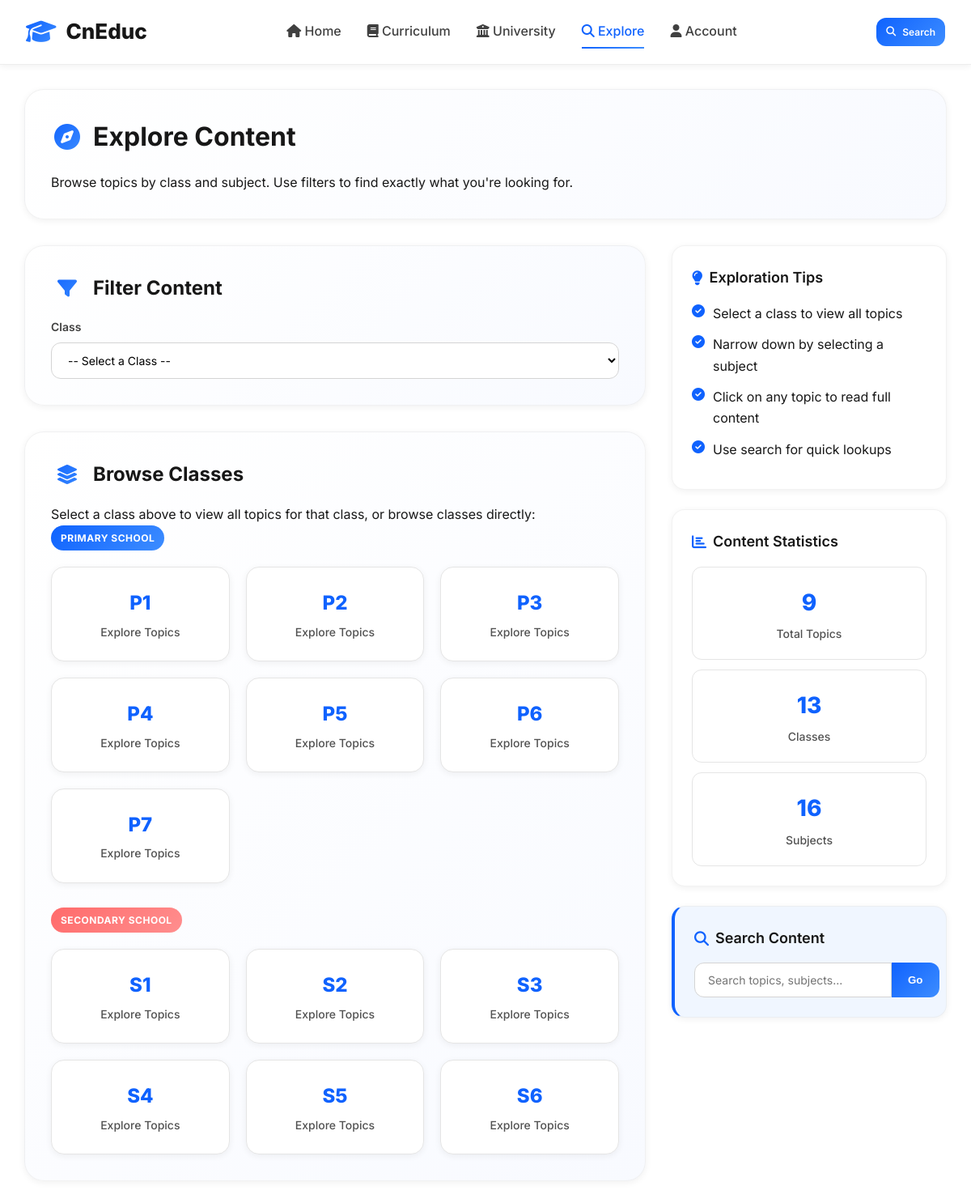
Screenshot of /explore.php with the database file from the repository.
### tables this page shows
CREATE TABLE IF NOT EXISTS `classes` (
  `id` INT AUTO_INCREMENT PRIMARY KEY,
  `level_id` INT NOT NULL,
  `name` VARCHAR(50) NOT NULL,
  `description` TEXT,
  `position` INT DEFAULT 0,
  FOREIGN KEY (`level_id`) REFERENCES `levels`(`id`) ON DELETE CASCADE,
  UNIQUE KEY `level_class` (`level_id`, `name`)
);

### includes/functions.php (called while the page is built, shortened)
<?php
require_once __DIR__ . '/db.php';
function get_classes_by_level($level_id) {
    global $mysqli;
    $level_id = (int)$level_id;
    $res = $mysqli->query("SELECT * FROM classes WHERE level_id = $level_id ORDER BY position, id");
    return $res ? $res->fetch_all(MYSQLI_ASSOC) : [];
}
function get_subjects_by_class($class_id) {
    global $mysqli;
    $class_id = (int)$class_id;
    $res = $mysqli->query("SELECT * FROM subjects WHERE class_id = $class_id ORDER BY position, id");
    return $res ? $res->fetch_all(MYSQLI_ASSOC) : [];
}
function get_topics_by_subject($subject_id) {
    global $mysqli;
    $subject_id = (int)$subject_id;
    $res = $mysqli->query("SELECT * FROM topics WHERE subject_id = $subject_id ORDER BY position, id");
    return $res ? $res->fetch_all(MYSQLI_ASSOC) : [];
}

### explore.php (the view, shortened to what this page needs)
<?php
require_once __DIR__ . '/includes/functions.php';
$filter_class = isset($_GET['class_id']) ? (int)$_GET['class_id'] : 0;
$all_classes = [];
$primary_classes = [];
$secondary_classes = [];
$primary_level_classes = get_classes_by_level(1);
if ($primary_level_classes) {
    $primary_classes = $primary_level_classes;
    $all_classes = array_merge($all_classes, $primary_classes);
}
$secondary_level_classes = get_classes_by_level(2);
if ($secondary_level_classes) {
    $secondary_classes = $secondary_level_classes;
    $all_classes = array_merge($all_classes, $secondary_classes);
}
$topics = [];
if (!$topics) {
    $topics = [];
}
?>
<!DOCTYPE html>
<html lang="en">
<head>
    <link rel="stylesheet" href="https://cdnjs.cloudflare.com/ajax/libs/font-awesome/6.4.0/css/all.min.css">
</head>
<body>
    <nav class="navbar">
        <div class="nav-container">
            <a href="index.php" class="nav-logo">
                <i class="fas fa-graduation-cap"></i>
                <span>CnEduc</span>
            </a>
            <div class="nav-links">
                <a href="index.php"><i class="fas fa-home"></i> Home</a>
                <a href="curriculum.php"><i class="fas fa-book"></i> Curriculum</a>
                <a href="courses.php"><i class="fas fa-university"></i> University</a>
                <a href="#" class="active"><i class="fas fa-search"></i> Explore</a>
                <a href="#"><i class="fas fa-user"></i> Account</a>
            </div>
            <div class="nav-actions">
                <a href="search.php" class="btn btn-primary btn-sm">
                    <i class="fas fa-search"></i> Search
                </a>
            </div>
        </div>
    </nav>
    <div class="content-wrapper">
        <div class="card fade-in">
            <h1><i class="fas fa-compass"></i> Explore Content</h1>
            <p>Browse topics by class and subject. Use filters to find exactly what you're looking for.</p>
        </div>
        <div class="grid">
            <main class="main">
                <div class="card fade-in delay-1">
                    <h2><i class="fas fa-filter"></i> Filter Content</h2>
                    <form method="get" class="filter-form">
                        <div class="filter-group">
                            <label class="filter-label" for="class_id">Class</label>
                            <select name="class_id" id="class_id" class="filter-select" onchange="this.form.submit()">
                                <option value="0">-- Select a Class --</option>
                            </select>
                        </div>
                    </form>
                </div>
                <?php if ($filter_class > 0): ?>
                    <div class="card fade-in delay-2">
                        <?php
                        $class = cned_get_class($filter_class);
                        $level = get_level($class['level_id']);
                        $badge = ($level['id'] === 1) ? '<span class="primary-badge">PRIMARY</span>' : '<span class="secondary-badge">SECONDARY</span>';
                        ?>
                        <h2><?php echo $badge; ?> <?php echo htmlspecialchars($class['name']); ?> Content</h2>
                        <?php if (empty($topics)): ?>
                            <div style="text-align: center; padding: 40px 20px; color: var(--gray-500);">
                                <i class="fas fa-inbox" style="font-size: 48px; margin-bottom: 16px; opacity: 0.5;"></i>
                                <h3 style="margin-bottom: 8px;">No Topics Found</h3>
                                <p>No topics found for the selected filters. Try adjusting your filters or browse classes below.</p>
                            </div>
                        <?php else: ?>
                            <div class="topic-grid">
                                <?php foreach ($topics as $topic):
                                    $subj = get_subject($topic['subject_id']);
                                ?>
                                    <a href="read_topic.php?id=<?php echo $topic['id']; ?>" class="topic-card fade-in">
                                        <div class="topic-title"><?php echo htmlspecialchars($topic['title']); ?></div>
                                        <div class="topic-meta">
                                            <div class="topic-subject">
                                                <i class="fas fa-book"></i>
                                                <?php echo htmlspecialchars($subj['name']); ?>
                                            </div>
                                        </div>
                                        <?php if (!empty($topic['content'])): ?>
                                            <div class="topic-preview">
                                                <?php
                                                $preview = strip_tags($topic['content']);
                                                echo htmlspecialchars(substr($preview, 0, 120)) . (strlen($preview) > 120 ? '...' : '');
                                                ?>
                                            </div>
                                        <?php endif; ?>
                                        <div class="topic-actions">
                                            <div class="topic-duration">
                                                <i class="far fa-clock"></i>
                                                <?php
                                                $word_count = str_word_count(strip_tags($topic['content']));
                                                $reading_time = ceil($word_count / 200);
                                                if ($reading_time < 1) $reading_time = 1;
                                                echo $reading_time . ' min read';
                                                ?>
                                            </div>
                                            <div style="color: var(--accent); font-weight: 600; font-size: 14px;">
                                                Read <i class="fas fa-arrow-right"></i>
                                            </div>
                                        </div>
                                    </a>
                                <?php endforeach; ?>
                            </div>
                        <?php endif; ?>
                    </div>
                <?php else: ?>
                    <div class="card fade-in delay-2">
                        <h2><i class="fas fa-layer-group"></i> Browse Classes</h2>
                        <p>Select a class above to view all topics for that class, or browse classes directly:</p>
                        <h3><span class="primary-badge">PRIMARY SCHOOL</span></h3>
                        <div class="class-grid">
                            <?php foreach ($primary_classes as $cls): ?>
                                <a href="explore.php?class_id=<?php echo $cls['id']; ?>" class="class-card fade-in">
                                    <div class="class-card-title"><?php echo htmlspecialchars($cls['name']); ?></div>
                                    <div class="class-card-subtitle">Explore Topics</div>
                                </a>
                            <?php endforeach; ?>
                        </div>
                        <h3 style="margin-top: 30px;"><span class="secondary-badge">SECONDARY SCHOOL</span></h3>
                        <div class="class-grid">
                            <?php foreach ($secondary_classes as $cls): ?>
                                <a href="explore.php?class_id=<?php echo $cls['id']; ?>" class="class-card fade-in delay-1">
                                    <div class="class-card-title"><?php echo htmlspecialchars($cls['name']); ?></div>
                                    <div class="class-card-subtitle">Explore Topics</div>
                                </a>
                            <?php endforeach; ?>
                        </div>
                    </div>
                <?php endif; ?>
            </main>
            <aside class="sidebar">
                <div class="sidebar-card fade-in delay-1">
                    <h3><i class="fas fa-lightbulb"></i> Exploration Tips</h3>
                    <ul class="tip-list">
                        <li><i class="fas fa-check-circle"></i> Select a class to view all topics</li>
                        <li><i class="fas fa-check-circle"></i> Narrow down by selecting a subject</li>
                        <li><i class="fas fa-check-circle"></i> Click on any topic to read full content</li>
                        <li><i class="fas fa-check-circle"></i> Use search for quick lookups</li>
                    </ul>
                </div>
                <div class="sidebar-card fade-in delay-2">
                    <h3><i class="fas fa-chart-bar"></i> Content Statistics</h3>
                    <?php
                    $all_topics = [];
                    foreach ($all_classes as $cls) {
                        $subjects = get_subjects_by_class($cls['id']);
                        foreach ($subjects as $subj) {
                            $all_topics = array_merge($all_topics, get_topics_by_subject($subj['id']));
                        }
                    }
                    ?>
                    <div class="stats-grid">
                        <div class="stat-item">
                            <div class="stat-number"><?php echo count($all_topics); ?></div>
                            <div class="stat-label">Total Topics</div>
                        </div>
                        <div class="stat-item">
                            <div class="stat-number"><?php echo count($all_classes); ?></div>
                            <div class="stat-label">Classes</div>
                        </div>
                        <div class="stat-item">
                            <div class="stat-number">
                                <?php
                                $total_subjects = 0;
                                foreach ($all_classes as $cls) {
                                    $subjects = get_subjects_by_class($cls['id']);
                                    $total_subjects += count($subjects);
                                }
                                echo $total_subjects;
                                ?>
                            </div>
                            <div class="stat-label">Subjects</div>
                        </div>
                    </div>
                </div>
                <div class="sidebar-card search-card fade-in delay-3">
                    <h3><i class="fas fa-search"></i> Search Content</h3>
                    <form action="search.php" method="get" class="search-form">
                        <input type="text" name="q" placeholder="Search topics, subjects...">
                        <input type="submit" value="Go">
                    </form>
                </div>
            </aside>
        </div>
    </div>
</body>
</html>

### rows the page displays
classes: name "P1"
classes: name "P2"
classes: name "P3"
classes: name "P4"
classes: name "P5"
classes: name "P6"
classes: name "P7"
classes: name "S1"
classes: name "S2"
classes: name "S3"
classes: name "S4"
classes: name "S5"
classes: name "S6"

### other values shown
count($all_topics) "9"
count($all_classes) "13"
$total_subjects "16"
